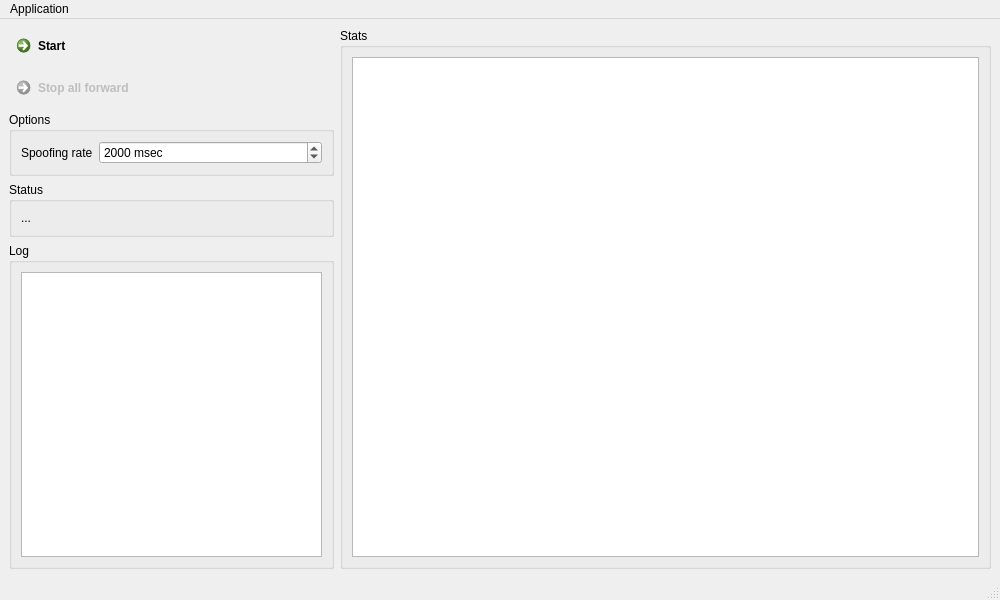
<?xml version="1.0" encoding="UTF-8"?>
<ui version="4.0">
 <class>MainWindow</class>
 <widget class="QMainWindow" name="MainWindow">
  <property name="geometry">
   <rect>
    <x>0</x>
    <y>0</y>
    <width>1000</width>
    <height>600</height>
   </rect>
  </property>
  <property name="windowTitle">
   <string>KickLan</string>
  </property>
  <widget class="QWidget" name="centralwidget">
   <layout class="QGridLayout" name="gridLayout" rowstretch="0,0,0,1" columnstretch="1,2">
    <item row="0" column="1" rowspan="4">
     <widget class="QGroupBox" name="groupBox_2">
      <property name="title">
       <string>Stats</string>
      </property>
      <layout class="QVBoxLayout" name="verticalLayout_2">
       <item>
        <widget class="QTableView" name="statsView">
         <property name="showDropIndicator" stdset="0">
          <bool>false</bool>
         </property>
         <property name="selectionMode">
          <enum>QAbstractItemView::SingleSelection</enum>
         </property>
         <property name="selectionBehavior">
          <enum>QAbstractItemView::SelectRows</enum>
         </property>
         <property name="verticalScrollMode">
          <enum>QAbstractItemView::ScrollPerPixel</enum>
         </property>
         <property name="horizontalScrollMode">
          <enum>QAbstractItemView::ScrollPerPixel</enum>
         </property>
         <attribute name="horizontalHeaderStretchLastSection">
          <bool>true</bool>
         </attribute>
         <attribute name="verticalHeaderVisible">
          <bool>false</bool>
         </attribute>
         <attribute name="verticalHeaderDefaultSectionSize">
          <number>23</number>
         </attribute>
        </widget>
       </item>
      </layout>
     </widget>
    </item>
    <item row="2" column="0">
     <widget class="QGroupBox" name="groupBox_3">
      <property name="title">
       <string>Status</string>
      </property>
      <layout class="QVBoxLayout" name="verticalLayout_4">
       <item>
        <widget class="QLabel" name="status">
         <property name="text">
          <string>...</string>
         </property>
        </widget>
       </item>
      </layout>
     </widget>
    </item>
    <item row="3" column="0">
     <widget class="QGroupBox" name="groupBox">
      <property name="title">
       <string>Log</string>
      </property>
      <layout class="QVBoxLayout" name="verticalLayout">
       <item>
        <widget class="QListView" name="logView"/>
       </item>
      </layout>
     </widget>
    </item>
    <item row="0" column="0">
     <layout class="QVBoxLayout" name="verticalLayout_3">
      <item>
       <widget class="QCommandLinkButton" name="kicklan">
        <property name="text">
         <string>Start</string>
        </property>
        <property name="icon">
         <iconset resource="resources.qrc">
          <normaloff>:/icons/assets/power.png</normaloff>:/icons/assets/power.png</iconset>
        </property>
        <property name="iconSize">
         <size>
          <width>48</width>
          <height>48</height>
         </size>
        </property>
        <property name="shortcut">
         <string>Enter</string>
        </property>
        <property name="checkable">
         <bool>true</bool>
        </property>
       </widget>
      </item>
      <item>
       <widget class="QCommandLinkButton" name="stopForward">
        <property name="enabled">
         <bool>false</bool>
        </property>
        <property name="text">
         <string>Stop all forward</string>
        </property>
        <property name="icon">
         <iconset resource="resources.qrc">
          <normaloff>:/icons/assets/stop.png</normaloff>:/icons/assets/stop.png</iconset>
        </property>
        <property name="iconSize">
         <size>
          <width>48</width>
          <height>48</height>
         </size>
        </property>
        <property name="checkable">
         <bool>true</bool>
        </property>
       </widget>
      </item>
     </layout>
    </item>
    <item row="1" column="0">
     <widget class="QGroupBox" name="groupBox_4">
      <property name="title">
       <string>Options</string>
      </property>
      <layout class="QFormLayout" name="formLayout_2">
       <item row="0" column="1">
        <widget class="QSpinBox" name="rate">
         <property name="suffix">
          <string> msec</string>
         </property>
         <property name="minimum">
          <number>100</number>
         </property>
         <property name="maximum">
          <number>200000</number>
         </property>
         <property name="value">
          <number>2000</number>
         </property>
        </widget>
       </item>
       <item row="0" column="0">
        <widget class="QLabel" name="label">
         <property name="text">
          <string>Spoofing rate</string>
         </property>
        </widget>
       </item>
      </layout>
     </widget>
    </item>
   </layout>
  </widget>
  <widget class="QMenuBar" name="menubar">
   <property name="geometry">
    <rect>
     <x>0</x>
     <y>0</y>
     <width>1000</width>
     <height>21</height>
    </rect>
   </property>
   <widget class="QMenu" name="menuApplication">
    <property name="title">
     <string>Application</string>
    </property>
    <addaction name="actionQuit"/>
   </widget>
   <addaction name="menuApplication"/>
  </widget>
  <widget class="QStatusBar" name="statusbar"/>
  <action name="actionQuit">
   <property name="text">
    <string>Quit</string>
   </property>
  </action>
 </widget>
 <resources>
  <include location="resources.qrc"/>
 </resources>
 <connections>
  <connection>
   <sender>kicklan</sender>
   <signal>clicked(bool)</signal>
   <receiver>stopForward</receiver>
   <slot>setEnabled(bool)</slot>
   <hints>
    <hint type="sourcelabel">
     <x>97</x>
     <y>80</y>
    </hint>
    <hint type="destinationlabel">
     <x>93</x>
     <y>123</y>
    </hint>
   </hints>
  </connection>
  <connection>
   <sender>actionQuit</sender>
   <signal>triggered()</signal>
   <receiver>MainWindow</receiver>
   <slot>close()</slot>
   <hints>
    <hint type="sourcelabel">
     <x>-1</x>
     <y>-1</y>
    </hint>
    <hint type="destinationlabel">
     <x>478</x>
     <y>301</y>
    </hint>
   </hints>
  </connection>
 </connections>
</ui>
